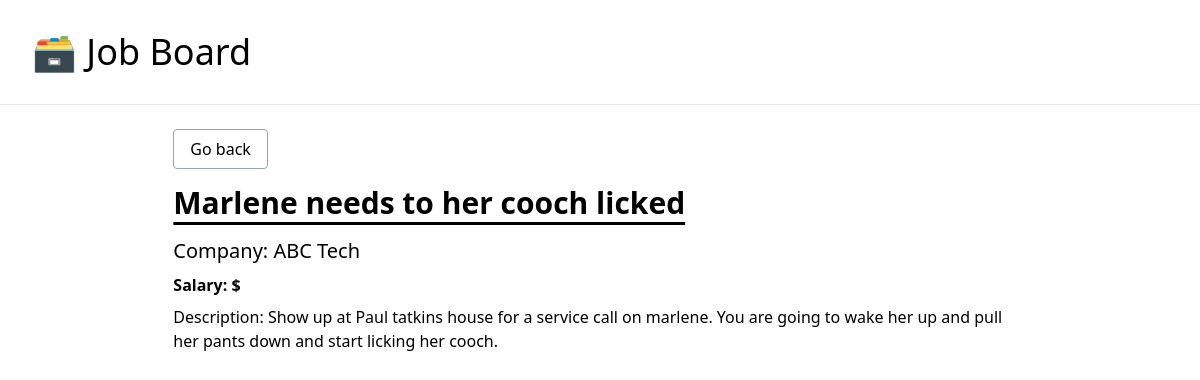
Screenshot of /job/7/ with the database file from the repository.
### job_board/models.py (models this page shows)
class JobPosting(models.Model):
    title = models.CharField(max_length=100)
    description = models.TextField()
    company = models.CharField(max_length=100)
    salery = models.IntegerField()
    is_active = models.BooleanField(default=False)

### job_board/views.py (the view)
# urls.py: path('job/<int:pk>/', views.job_detail, name='job-detail'),
def job_detail(request, pk):
    posting = get_object_or_404(JobPosting, pk=pk, is_active=True)
    context = {
        "posting": posting
    }
    return render(request, 'job_board/detail.html', context)

### job_board/templates/job_board/detail.html
{% extends 'job_board/_base.html' %} {% load humanize %} {% block content %}
<div class="w-10/12 mx-auto">
  <p class="pb-6">
    <a
      href="{% url 'home' %}"
      class="border border-gray-400 rounded px-4 py-2 hover:bg-gray-200"
      >Go back</a
    >
  </p>
  <h1 class="text-3xl font-semibold pb-4 underline underline-offset-8">
    {{posting.title}}
  </h1>
  <p class="pb-2 text-xl">Company: {{posting.company}}</p>
  <p class="pb-2 font-semibold">Salary: ${{posting.salary|intcomma}}</p>
  <p>Description: {{posting.description}}</p>
</div>
{% endblock content %}

### rows the page displays
JobPosting: title "Marlene needs to her cooch licked", company "ABC Tech", description "Show up at Paul tatkins house for a service call on marlene. You are going to wake her up and pull her pants down and start licking her cooch."
